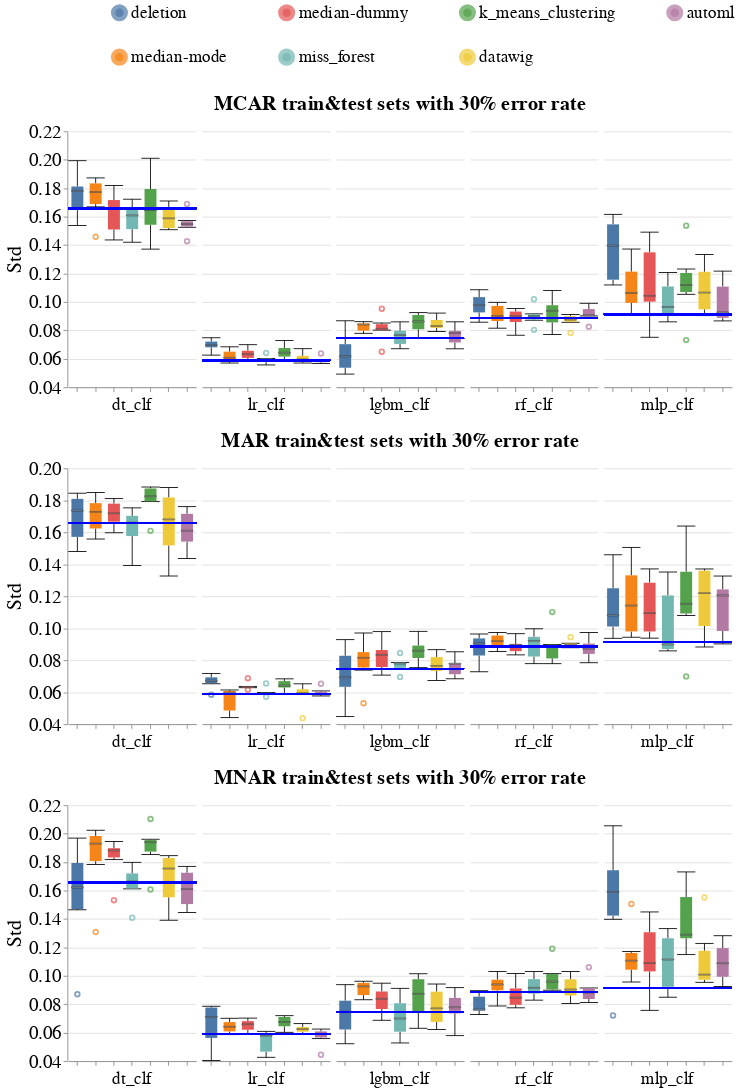

Source (notebook cell):
### Code cell
create_box_plots_for_diff_imputers_and_models_exp1(dataset_name=DATASET_NAME,
                                                   metric_name='std',
                                                   db_client=db_client,
                                                   evaluation_scenarios=['exp1_mcar3', 'exp1_mar3', 'exp1_mnar3'])

### Figure 1 — Vega-Lite specification as saved in the notebook (floating-point values rounded to 4 significant figures; data arrays with more than 128 entries replaced by an {"elided": "..."} marker saying what was removed)
{"config": {"view": {"continuousWidth": 400, "continuousHeight": 300, "stroke": null}, "axis": {"labelFontSize": 22, "labelFontWeight": "normal", "titleFontSize": 24, "titleFontWeight": "normal"}, "facet": {"spacing": 5}, "header": {"labelFontSize": 20, "labelOrient": "bottom", "labelPadding": 5, "titleFontSize": 24}, "legend": {"columns": 4, "direction": "vertical", "labelFontSize": 20, "labelLimit": 400, "orient": "top", "symbolOffset": 50, "symbolStrokeWidth": 10, "titleAnchor": "middle", "titleFontSize": 22, "titleLimit": 300}, "title": {"fontSize": 24}}, "vconcat": [{"data": {"name": "data-4ddd66b6f199178ca2c0e7b1e5582e6d"}, "facet": {"column": {"field": "Model_Name", "sort": ["dt_clf", "lr_clf", "lgbm_clf", "rf_clf", "mlp_clf"], "title": "MCAR train&test sets with 30% error rate", "type": "nominal"}}, "spec": {"layer": [{"mark": {"type": "boxplot", "median": {"stroke": "black", "strokeWidth": 0.7}, "ticks": true}, "encoding": {"color": {"field": "Null_Imputer_Name", "sort": ["deletion", "median-mode", "median-dummy", "miss_forest", "k_means_clustering", "datawig", "automl", "boost_clean"], "title": null, "type": "nominal"}, "x": {"axis": {"labels": false}, "field": "Null_Imputer_Name", "sort": ["deletion", "median-mode", "median-dummy", "miss_forest", "k_means_clustering", "datawig", "automl", "boost_clean"], "title": null, "type": "nominal"}, "y": {"field": "Metric_Value", "scale": {"zero": false}, "title": "Std", "type": "quantitative"}}}, {"mark": "rule", "encoding": {"color": {"value": "blue"}, "size": {"value": 2}, "y": {"field": "Baseline_Median", "type": "quantitative"}}}], "width": 150}, "resolve": {"scale": {"x": "independent"}}}, {"data": {"name": "data-85ace7bd6c99d95876278507c1216ddf"}, "facet": {"column": {"field": "Model_Name", "sort": ["dt_clf", "lr_clf", "lgbm_clf", "rf_clf", "mlp_clf"], "title": "MAR train&test sets with 30% error rate", "type": "nominal"}}, "spec": {"layer": [{"mark": {"type": "boxplot", "median": {"stroke": "black", "strokeWidth": 0.7}, "ticks": true}, "encoding": {"color": {"field": "Null_Imputer_Name", "sort": ["deletion", "median-mode", "median-dummy", "miss_forest", "k_means_clustering", "datawig", "automl", "boost_clean"], "title": null, "type": "nominal"}, "x": {"axis": {"labels": false}, "field": "Null_Imputer_Name", "sort": ["deletion", "median-mode", "median-dummy", "miss_forest", "k_means_clustering", "datawig", "automl", "boost_clean"], "title": null, "type": "nominal"}, "y": {"field": "Metric_Value", "scale": {"zero": false}, "title": "Std", "type": "quantitative"}}}, {"mark": "rule", "encoding": {"color": {"value": "blue"}, "size": {"value": 2}, "y": {"field": "Baseline_Median", "type": "quantitative"}}}], "width": 150}, "resolve": {"scale": {"x": "independent"}}}, {"data": {"name": "data-d9a70fc105ac617909dab89fb91d87e9"}, "facet": {"column": {"field": "Model_Name", "sort": ["dt_clf", "lr_clf", "lgbm_clf", "rf_clf", "mlp_clf"], "title": "MNAR train&test sets with 30% error rate", "type": "nominal"}}, "spec": {"layer": [{"mark": {"type": "boxplot", "median": {"stroke": "black", "strokeWidth": 0.7}, "ticks": true}, "encoding": {"color": {"field": "Null_Imputer_Name", "sort": ["deletion", "median-mode", "median-dummy", "miss_forest", "k_means_clustering", "datawig", "automl", "boost_clean"], "title": null, "type": "nominal"}, "x": {"axis": {"labels": false}, "field": "Null_Imputer_Name", "sort": ["deletion", "median-mode", "median-dummy", "miss_forest", "k_means_clustering", "datawig", "automl", "boost_clean"], "title": null, "type": "nominal"}, "y": {"field": "Metric_Value", "scale": {"zero": false}, "title": "Std", "type": "quantitative"}}}, {"mark": "rule", "encoding": {"color": {"value": "blue"}, "size": {"value": 2}, "y": {"field": "Baseline_Median", "type": "quantitative"}}}], "width": 150}, "resolve": {"scale": {"x": "independent"}}}], "resolve": {"scale": {"x": "independent"}}, "$schema": "https://vega.github.io/schema/vega-lite/v4.17.0.json", "datasets": {"data-4ddd66b6f199178ca2c0e7b1e5582e6d": {"elided": "210 records"}, "data-85ace7bd6c99d95876278507c1216ddf": {"elided": "210 records"}, "data-d9a70fc105ac617909dab89fb91d87e9": {"elided": "210 records"}}}
